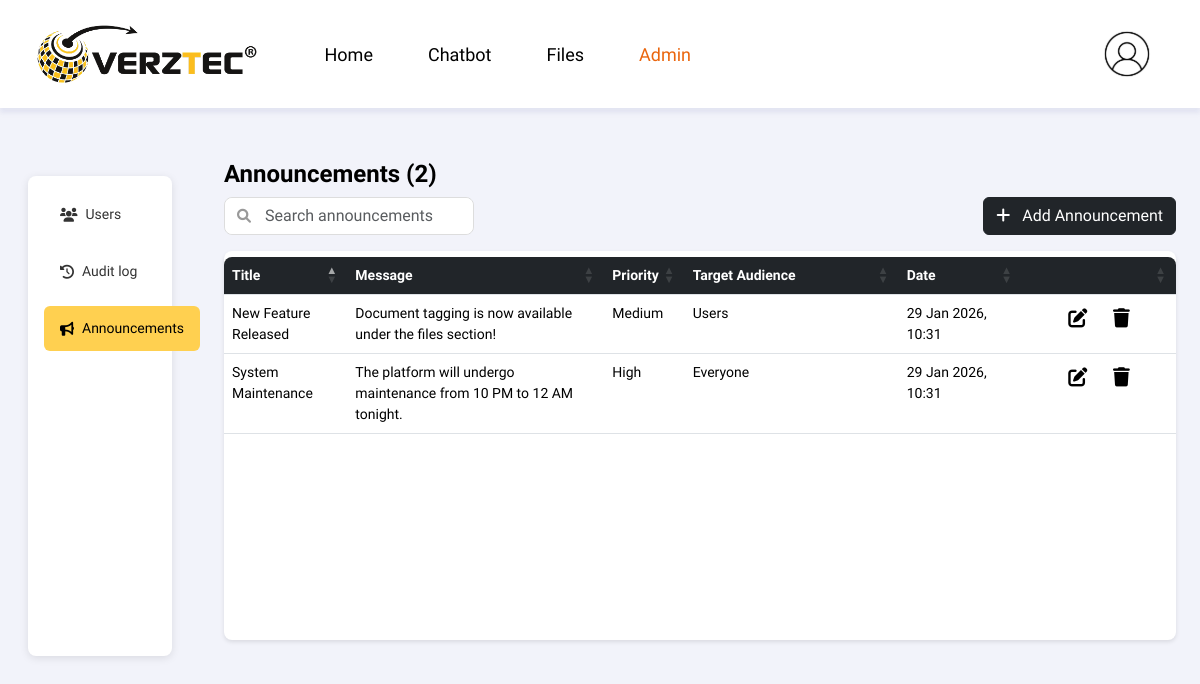
The page /admin/announcement.php on the database its author committed.
### tables this page shows
CREATE TABLE `announcements` (
  `id` int NOT NULL AUTO_INCREMENT,
  `title` varchar(255) DEFAULT NULL,
  `context` text,
  `target_audience` varchar(255) DEFAULT NULL,
  `priority` enum('High','Medium','Low') DEFAULT 'Medium',
  `timestamp` datetime DEFAULT CURRENT_TIMESTAMP,
  PRIMARY KEY (`id`)
);

### admin/announcement.php (the view, shortened to what this page needs)
<?php
include __DIR__ . '/../connect.php';
$sql = "SELECT id, title, context, priority, target_audience, timestamp FROM announcements ORDER BY timestamp DESC";
$result = $conn->query($sql);
if ($result) {
    $announcements = $result->fetch_all(MYSQLI_ASSOC);
    $count = count($announcements);
} else {
    $announcements = [];
    $count = 0;
}
?>
<!DOCTYPE html>
<html lang="en-US">
<head>
  <link rel="stylesheet" href="css/bootstrap.css" />
  <link rel="stylesheet" href="css/font-awesome.css" />
  <link rel="stylesheet" href="style.css" />
  <link rel="stylesheet" href="css/responsive.css" />
  <link rel="stylesheet" href="https://cdn.datatables.net/1.13.6/css/dataTables.bootstrap5.min.css" />
</head>
<body>
  <header class="header-area" style="position:fixed;top:0;left:0;width:100%;z-index:999;background:white;">
    <div class="container-fluid">
      <div class="row align-items-center">
        <div class="col-xl-3 col-md-4 col-6">
          <a href="home.php" class="page-logo-wp">
            <img src="images/logo.png" alt="Verztec" />
          </a>
        </div>
        <div class="col-xl-6 col-md-5 order-3 order-md-2 d-flex justify-content-center justify-content-md-start">
          <div class="page-menu-wp">
            <ul>
              <li><a href="home.php">Home</a></li>
              <li><a href="chatbot.html">Chatbot</a></li>
              <li><a href="files.php">Files</a></li>
              <li class="active"><a href="#">Admin</a></li>
            </ul>
          </div>
        </div>
        <div class="col-md-3 col-6 d-flex justify-content-end order-2 order-md-3">
          <div class="page-user-icon profile">
            <button><img src="images/Profile-Icon.svg" alt="Profile" /></button>
          </div>
        </div>
      </div>
    </div>
  </header>
  <div class="container-fluid">
    <div class="row">
      <div class="col-md-2">
        <div class="sidebar-card">
          <ul class="nav flex-column">
            <li class="nav-item">
              <a class="nav-link d-flex align-items-center" href="admin/users.php">
                <i class="fa fa-users me-2"></i> Users
              </a>
            </li>
            <li class="nav-item">
              <a class="nav-link d-flex align-items-center" href="admin/audit_log.php">
                <i class="fa fa-clock-rotate-left me-2"></i> Audit log
              </a>
            </li>
            <li class="nav-item">
              <a class="nav-link active d-flex align-items-center" href="admin/announcement.php">
                <i class="fa fa-bullhorn me-2"></i> Announcements
              </a>
            </li>
          </ul>
        </div>
      </div>
      <div class="col-md-10 d-flex flex-column px-4" style="height:calc(100vh - 320px);">
        <div class="mb-2">
          <h4 class="fw-bold">Announcements (<?= $count ?>)</h4>
        </div>
        <div class="d-flex justify-content-between align-items-center mb-3">
          <div class="search-box">
            <i class="fa fa-search"></i>
            <input type="text" id="tableSearch" class="form-control" placeholder="Search announcements" />
          </div>
          <button class="btn btn-dark" id="add-ann-btn">
            <i class="fa fa-plus me-2"></i> Add Announcement
          </button>
        </div>
        <div class="table-container">
          <table class="table" id="announcementTable">
            <thead>
              <tr>
                <th>Title</th>
                <th>Message</th>
                <th>Priority</th>
                <th>Target Audience</th>
                <th>Date</th>
                <th></th>
              </tr>
            </thead>
            <tbody>
              <?php foreach ($announcements as $row): ?>
              <tr
                data-id="<?= $row['id'] ?>"
                data-title="<?= htmlspecialchars($row['title'] ?? '', ENT_QUOTES) ?>"
                data-content="<?= htmlspecialchars($row['context'] ?? '', ENT_QUOTES) ?>"
                data-priority="<?= htmlspecialchars($row['priority'] ?? '', ENT_QUOTES) ?>"
                data-target_audience="<?= htmlspecialchars($row['target_audience'] ?? '', ENT_QUOTES) ?>"
              >
                <td><?= htmlspecialchars($row['title'] ?? 'Untitled') ?></td>
                <td><?= nl2br(htmlspecialchars($row['context'] ?? 'No message')) ?></td>
                <td><?= htmlspecialchars($row['priority'] ?? '') ?></td>
                <td><?= htmlspecialchars($row['target_audience'] ?? '') ?></td>
                <td>
                  <?= isset($row['timestamp']) ? date("d M Y, H:i", strtotime($row['timestamp'])) : 'N/A' ?>
                </td>
                <td>
                  <button
                    class="edit-announcement btn-link"
                    data-id="<?= $row['id'] ?>"
                    data-title="<?= htmlspecialchars($row['title'] ?? '', ENT_QUOTES) ?>"
                    data-content="<?= htmlspecialchars($row['context'] ?? '', ENT_QUOTES) ?>"
                    data-priority="<?= htmlspecialchars($row['priority'] ?? '', ENT_QUOTES) ?>"
                    data-target_audience="<?= htmlspecialchars($row['target_audience'] ?? '', ENT_QUOTES) ?>"
                    title="Edit Announcement"
                  >
                    <i class="fa fa-edit"></i>
                  </button>
                  <button
                    class="delete-announcement btn-link ms-2"
                    data-id="<?= $row['id'] ?>"
                    data-title="<?= htmlspecialchars($row['title'], ENT_QUOTES) ?>"
                    title="Delete Announcement"
                  >
                    <i class="fa fa-trash"></i>
                  </button>
                </td>
              </tr>
              <?php endforeach; ?>
            </tbody>
          </table>
        </div>
      </div>
    </div>
  </div>
</body>
</html>

### style.css (style rules this page uses)
:root { --open-sans: "Open Sans", sans-serif; --primaryColor: #1881e4; --whiteColor: #fff; --blackColor: #000; }
html { scroll-behavior: smooth; }
body { font-family: "Gudea", sans-serif; font-size: 14px; font-weight: 400; background: #f2f3fa; color: #333333; }
h1, h2, h3, h4, h5, h6 { margin: 0; font-weight: 700; color: #000; }
img { max-width: 100%; vertical-align: middle; }
a { display: inline-block; text-decoration: none; color: inherit; transition: 0.2s all ease; -webkit-transition: 0.2s all ease; }
ul { list-style-type: none; padding: 0; margin: 0; }
input, button { background-color: transparent; border: 1px solid transparent; outline: none; transition: 0.2s all ease; -webkit-transition: 0.2s all ease; }
.header-area { padding: 23px 25px; background-color: #fff; box-shadow: 0px 5px 4px 0px #B6BBDB40; position: fixed; width: 100%; z-index: 99; }
.page-logo-wp img { max-width: 220px; }
.page-menu-wp ul { display: flex; gap: 55px; }
.page-menu-wp ul li a { color: #000; font-size: 18px; }
.page-menu-wp ul li.active a, .page-menu-wp ul li a:hover { color: #EA660E; }
.profile { position: relative; display: flex; }

### admin/announcement.php (style rules this page uses)
html, body { height:100%; margin:0; }
body { background: #f2f3fa; padding-top: 160px; padding-bottom: 160px; }
.sidebar-card { background: #fff; border-radius: 8px; box-shadow: 0 2px 8px rgba(0,0,0,0.1); margin: 1rem; padding: 1rem; min-height: calc(100vh - 320px); }
.sidebar-card .nav-link { color: #333; margin-bottom: .75rem; border-radius: 6px; padding: .75rem 1rem; }
.sidebar-card .nav-link.active { background-color: #FFD050; color: #000; }
.search-box { position: relative; background: #fff; border: 1px solid #ddd; border-radius: 8px; width: 250px; }
.search-box input { border: none; padding: .375rem .75rem .375rem 2.5rem; width: 100%; border-radius: 8px; }
.search-box i { position: absolute; left: .75rem; top: 50%; transform: translateY(-50%); color: #999; }
.table-container { background: #fff; border-radius: 8px; overflow-y: auto; height: 900px; box-shadow: 0 2px 4px rgba(0,0,0,0.1); flex-grow: 1; display: flex; flex-direction: column; }
.table-container table thead th { background: #212529; color: #fff; position: sticky; top: 0; z-index: 10; }
.table-container table thead th:first-child { border-top-left-radius: 8px; }
.table-container table thead th:last-child { border-top-right-radius: 8px; }
.btn-link { text-decoration: none; cursor: pointer; font-size: 1.2rem; }
#announcementTable th:last-child, #announcementTable td:last-child { width: 120px; text-align: center; white-space: nowrap; }
#announcementTable th:nth-child(3), #announcementTable td:nth-child(3), #announcementTable th:nth-child(4), #announcementTable td:nth-child(4) { text-align: left; }
#announcementTable th:nth-child(4), #announcementTable td:nth-child(4) { width: 180px; text-align: left; white-space: nowrap; }
#announcementTable td:nth-child(5), #announcementTable th:nth-child(5) { min-width: 80px; white-space: nowrap; }
#announcementTable { width: 100%; }
#announcementTable td { white-space: normal !important; word-break: normal; overflow-wrap: break-word; }
#announcementTable td:nth-child(2) { max-width: 450px; }
#announcementTable td:nth-child(1) { max-width: 150px; }

### rows shown on the page
announcements: title "System Maintenance", context "The platform will undergo maintenance from 10 PM to 12 AM tonight.", priority "High", target_audience "Everyone", timestamp "29 Jan 2026, 10:31"
announcements: title "New Feature Released", context "Document tagging is now available under the files section!", priority "Medium", target_audience "Users", timestamp "29 Jan 2026, 10:31"

### other values the page prints
$count "2"
